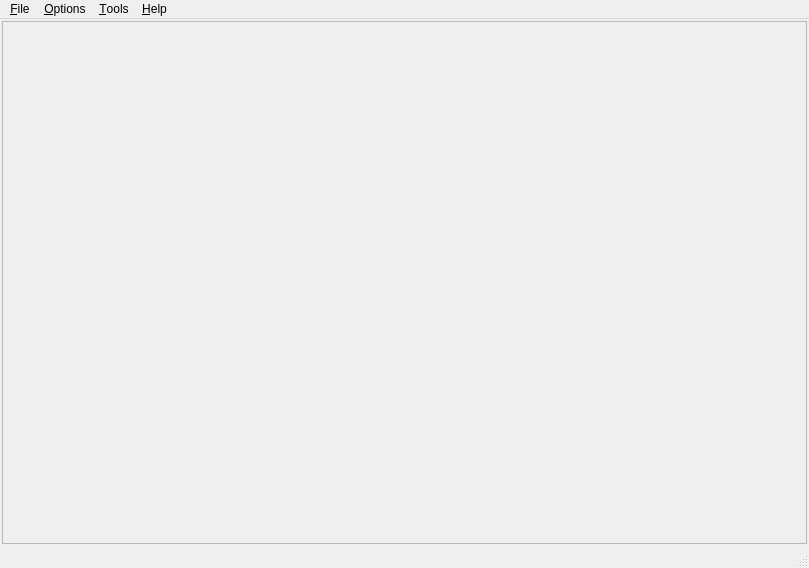
<?xml version="1.0" encoding="UTF-8"?>
<ui version="4.0">
 <class>vastMainWindow</class>
 <widget class="QMainWindow" name="vastMainWindow">
  <property name="geometry">
   <rect>
    <x>0</x>
    <y>0</y>
    <width>809</width>
    <height>568</height>
   </rect>
  </property>
  <property name="windowTitle">
   <string>vast</string>
  </property>
  <widget class="QWidget" name="centralwidget">
   <layout class="QGridLayout" name="gridLayout_2">
    <property name="margin">
     <number>2</number>
    </property>
    <item row="1" column="1">
     <widget class="QScrollArea" name="scrollArea">
      <property name="sizePolicy">
       <sizepolicy hsizetype="Minimum" vsizetype="Expanding">
        <horstretch>0</horstretch>
        <verstretch>0</verstretch>
       </sizepolicy>
      </property>
      <property name="widgetResizable">
       <bool>true</bool>
      </property>
      <widget class="QWidget" name="scrollAreaWidgetContents">
       <property name="geometry">
        <rect>
         <x>0</x>
         <y>0</y>
         <width>261</width>
         <height>495</height>
        </rect>
       </property>
       <layout class="QVBoxLayout" name="verticalLayout">
        <property name="spacing">
         <number>0</number>
        </property>
        <property name="margin">
         <number>0</number>
        </property>
        <item>
         <layout class="QGridLayout" name="topScrollAreaGridLayout">
          <property name="horizontalSpacing">
           <number>0</number>
          </property>
         </layout>
        </item>
        <item>
         <layout class="QGridLayout" name="centralGridLayout">
          <property name="spacing">
           <number>0</number>
          </property>
         </layout>
        </item>
        <item>
         <layout class="QGridLayout" name="bottomScrollAreaGridLayout">
          <property name="horizontalSpacing">
           <number>0</number>
          </property>
         </layout>
        </item>
       </layout>
      </widget>
     </widget>
    </item>
    <item row="2" column="1">
     <layout class="QGridLayout" name="bottomGridLayout">
      <property name="sizeConstraint">
       <enum>QLayout::SetMaximumSize</enum>
      </property>
      <property name="spacing">
       <number>0</number>
      </property>
     </layout>
    </item>
    <item row="0" column="1">
     <layout class="QGridLayout" name="topGridLayout" rowstretch="0">
      <property name="spacing">
       <number>2</number>
      </property>
     </layout>
    </item>
    <item row="1" column="2">
     <layout class="QGridLayout" name="rightGridLayout">
      <property name="spacing">
       <number>2</number>
      </property>
     </layout>
    </item>
    <item row="1" column="0">
     <layout class="QGridLayout" name="leftGridLayout">
      <property name="sizeConstraint">
       <enum>QLayout::SetDefaultConstraint</enum>
      </property>
      <property name="spacing">
       <number>2</number>
      </property>
     </layout>
    </item>
   </layout>
  </widget>
  <widget class="QMenuBar" name="menubar">
   <property name="geometry">
    <rect>
     <x>0</x>
     <y>0</y>
     <width>809</width>
     <height>27</height>
    </rect>
   </property>
   <property name="sizePolicy">
    <sizepolicy hsizetype="Preferred" vsizetype="Minimum">
     <horstretch>0</horstretch>
     <verstretch>0</verstretch>
    </sizepolicy>
   </property>
   <widget class="QMenu" name="menu_File">
    <property name="title">
     <string>&amp;File</string>
    </property>
    <addaction name="actionOpen_image"/>
    <addaction name="actionOpen_recent"/>
    <addaction name="separator"/>
    <addaction name="action_Save_Image"/>
    <addaction name="actionSave_Image"/>
    <addaction name="actionSave_all_Images"/>
    <addaction name="separator"/>
    <addaction name="actionCreate_Screenshot"/>
    <addaction name="separator"/>
    <addaction name="action_Exit"/>
   </widget>
   <widget class="QMenu" name="menu_Preferences">
    <property name="title">
     <string>&amp;Options</string>
    </property>
    <widget class="QMenu" name="menuShow">
     <property name="title">
      <string>Show...</string>
     </property>
     <addaction name="actionShow_Labels"/>
     <addaction name="actionShow_Crosshair"/>
     <addaction name="actionInformation_Areas"/>
     <addaction name="separator"/>
     <addaction name="actionAxial_View"/>
     <addaction name="actionSagittal_View"/>
     <addaction name="actionCoronal_View"/>
    </widget>
    <addaction name="action_Preferences"/>
    <addaction name="separator"/>
    <addaction name="menuShow"/>
    <addaction name="actionIgnore_Orientation"/>
    <addaction name="actionPropagate_Zooming"/>
    <addaction name="separator"/>
    <addaction name="actionGeometrical_View"/>
   </widget>
   <widget class="QMenu" name="menu_Tools">
    <property name="title">
     <string>&amp;Tools</string>
    </property>
    <addaction name="actionFind_Global_Min"/>
    <addaction name="actionFind_Global_Max"/>
   </widget>
   <widget class="QMenu" name="menu_Help">
    <property name="title">
     <string>&amp;Help</string>
    </property>
    <addaction name="actionHelp"/>
    <addaction name="separator"/>
    <addaction name="actionLogging"/>
    <addaction name="actionKey_Commands"/>
    <addaction name="separator"/>
    <addaction name="actionAbout_Dialog"/>
   </widget>
   <addaction name="menu_File"/>
   <addaction name="menu_Preferences"/>
   <addaction name="menu_Tools"/>
   <addaction name="menu_Help"/>
  </widget>
  <widget class="QStatusBar" name="statusbar"/>
  <action name="actionOpen_image">
   <property name="icon">
    <iconset resource="../resources/viewer.qrc">
     <normaloff>:/common/openimage.png</normaloff>:/common/openimage.png</iconset>
   </property>
   <property name="text">
    <string>&amp;Open Image(s)...</string>
   </property>
   <property name="shortcut">
    <string>O, I</string>
   </property>
  </action>
  <action name="action_Save_Image">
   <property name="icon">
    <iconset resource="../resources/viewer.qrc">
     <normaloff>:/common/saveimage.gif</normaloff>:/common/saveimage.gif</iconset>
   </property>
   <property name="text">
    <string>&amp;Save Image</string>
   </property>
   <property name="shortcut">
    <string>S, I</string>
   </property>
  </action>
  <action name="actionSave_Image">
   <property name="icon">
    <iconset resource="../resources/viewer.qrc">
     <normaloff>:/common/saveimageas.gif</normaloff>:/common/saveimageas.gif</iconset>
   </property>
   <property name="text">
    <string>Save Image As...</string>
   </property>
   <property name="toolTip">
    <string>Save Image As...</string>
   </property>
   <property name="shortcut">
    <string>Ctrl+Alt+Shift+S</string>
   </property>
  </action>
  <action name="action_Exit">
   <property name="icon">
    <iconset resource="../resources/viewer.qrc">
     <normaloff>:/common/exit.png</normaloff>:/common/exit.png</iconset>
   </property>
   <property name="text">
    <string>&amp;Exit</string>
   </property>
   <property name="shortcut">
    <string>Ctrl+Q</string>
   </property>
  </action>
  <action name="action_Preferences">
   <property name="icon">
    <iconset resource="../resources/viewer.qrc">
     <normaloff>:/common/preferences_settings.png</normaloff>:/common/preferences_settings.png</iconset>
   </property>
   <property name="text">
    <string>&amp;Preferences</string>
   </property>
   <property name="shortcut">
    <string>S, P</string>
   </property>
  </action>
  <action name="actionFind_Global_Min">
   <property name="icon">
    <iconset resource="../resources/viewer.qrc">
     <normaloff>:/common/min.gif</normaloff>:/common/min.gif</iconset>
   </property>
   <property name="text">
    <string>Find Local Min</string>
   </property>
   <property name="toolTip">
    <string>Find Local Min</string>
   </property>
   <property name="shortcut">
    <string>F, M, I</string>
   </property>
  </action>
  <action name="actionFind_Global_Max">
   <property name="icon">
    <iconset resource="../resources/viewer.qrc">
     <normaloff>:/common/max.gif</normaloff>:/common/max.gif</iconset>
   </property>
   <property name="text">
    <string>Find Local Max</string>
   </property>
   <property name="toolTip">
    <string>Find Local Max</string>
   </property>
   <property name="shortcut">
    <string>F, M, A</string>
   </property>
  </action>
  <action name="actionShow_Labels">
   <property name="checkable">
    <bool>true</bool>
   </property>
   <property name="icon">
    <iconset resource="../resources/viewer.qrc">
     <normaloff>:/common/orient.gif</normaloff>:/common/orient.gif</iconset>
   </property>
   <property name="text">
    <string>Labels</string>
   </property>
   <property name="shortcut">
    <string>S, L</string>
   </property>
  </action>
  <action name="actionShow_scaling_option">
   <property name="icon">
    <iconset resource="../resources/viewer.qrc">
     <normaloff>:/common/autoscale.gif</normaloff>:/common/autoscale.gif</iconset>
   </property>
   <property name="text">
    <string>Show Scaling Options</string>
   </property>
   <property name="toolTip">
    <string>Show Scaling Options</string>
   </property>
   <property name="shortcut">
    <string>S, S, O</string>
   </property>
  </action>
  <action name="actionIgnore_Orientation">
   <property name="checkable">
    <bool>true</bool>
   </property>
   <property name="text">
    <string>Ignore Orientation</string>
   </property>
  </action>
  <action name="actionPropagate_Zooming">
   <property name="checkable">
    <bool>true</bool>
   </property>
   <property name="text">
    <string>Propagate Zooming</string>
   </property>
  </action>
  <action name="actionShow_Crosshair">
   <property name="checkable">
    <bool>true</bool>
   </property>
   <property name="text">
    <string>Crosshair</string>
   </property>
   <property name="shortcut">
    <string>S, C</string>
   </property>
  </action>
  <action name="actionCenter_to_ca">
   <property name="text">
    <string>Center To Ca</string>
   </property>
   <property name="toolTip">
    <string>Center To Ca</string>
   </property>
   <property name="shortcut">
    <string>Space, Space</string>
   </property>
  </action>
  <action name="actionSave_all_Images">
   <property name="icon">
    <iconset resource="../resources/viewer.qrc">
     <normaloff>:/common/saveAll.gif</normaloff>:/common/saveAll.gif</iconset>
   </property>
   <property name="text">
    <string>Save All Images</string>
   </property>
   <property name="toolTip">
    <string>Save All Images</string>
   </property>
   <property name="shortcut">
    <string>Ctrl+Alt+Shift+S</string>
   </property>
  </action>
  <action name="actionKey_Commands">
   <property name="text">
    <string>Key Commands</string>
   </property>
   <property name="shortcut">
    <string>S, K, C</string>
   </property>
  </action>
  <action name="actionInformation_Areas">
   <property name="checkable">
    <bool>true</bool>
   </property>
   <property name="text">
    <string>Information Areas</string>
   </property>
   <property name="shortcut">
    <string>S, I, A</string>
   </property>
  </action>
  <action name="actionCreate_Screenshot">
   <property name="text">
    <string>Make Screenshot...</string>
   </property>
   <property name="shortcut">
    <string>Ctrl+Shift+Print</string>
   </property>
  </action>
  <action name="actionHelp">
   <property name="text">
    <string>Help</string>
   </property>
   <property name="shortcut">
    <string>F1</string>
   </property>
  </action>
  <action name="actionSagittal_View">
   <property name="checkable">
    <bool>true</bool>
   </property>
   <property name="text">
    <string>Sagittal View</string>
   </property>
   <property name="shortcut">
    <string>S, V</string>
   </property>
  </action>
  <action name="actionCoronal_View">
   <property name="checkable">
    <bool>true</bool>
   </property>
   <property name="text">
    <string>Coronal View</string>
   </property>
   <property name="shortcut">
    <string>C, V</string>
   </property>
  </action>
  <action name="actionAxial_View">
   <property name="checkable">
    <bool>true</bool>
   </property>
   <property name="text">
    <string>Axial View</string>
   </property>
   <property name="shortcut">
    <string>A, V</string>
   </property>
  </action>
  <action name="actionLogging">
   <property name="text">
    <string>Logging</string>
   </property>
  </action>
  <action name="actionAbout_Dialog">
   <property name="text">
    <string>About vast</string>
   </property>
  </action>
  <action name="actionOpen_recent">
   <property name="text">
    <string>Open recent...</string>
   </property>
  </action>
  <action name="actionGeometrical_View">
   <property name="checkable">
    <bool>true</bool>
   </property>
   <property name="text">
    <string>Geometrical View</string>
   </property>
   <property name="toolTip">
    <string>This option toggles the view mode of vast so that each image are shown in physical space. </string>
   </property>
   <property name="shortcut">
    <string>G, V</string>
   </property>
  </action>
 </widget>
 <resources>
  <include location="../resources/viewer.qrc"/>
 </resources>
 <connections/>
</ui>
